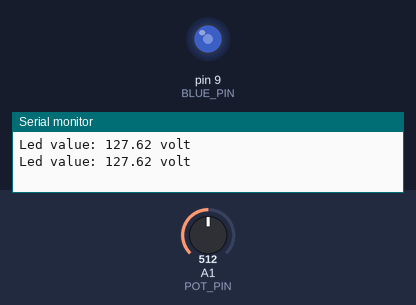
Simulated run of this sketch. Board: Arduino Uno, built with avr-gcc and run on an emulated ATmega328P. Parts: output pins drawn as LEDs (lit = HIGH), the last lines printed to the serial monitor. The inputs (shaded band) are chosen by the test bench; at power-on: A1 (POT_PIN) = 512.

Above: at 1.8 s.
1.9 s: A1 (POT_PIN) set to 716
At 3.2 s:
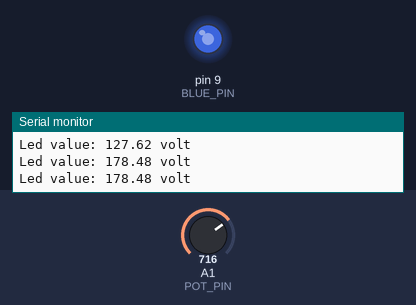
3.5 s: A1 (POT_PIN) set to 900
At 4.9 s:
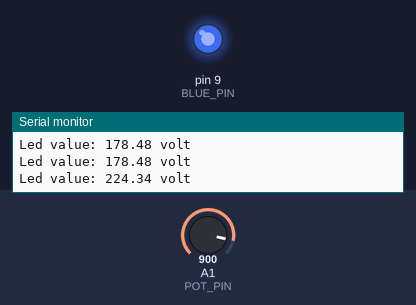
5.5 s: A1 (POT_PIN) set to 122
At 6.5 s:
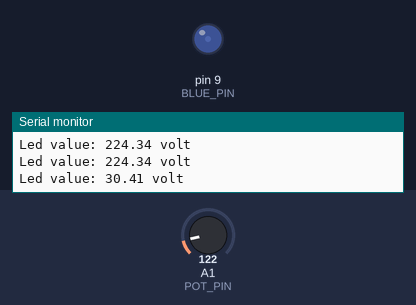
7.5 s: A1 (POT_PIN) set to 0
At 9.2 s:
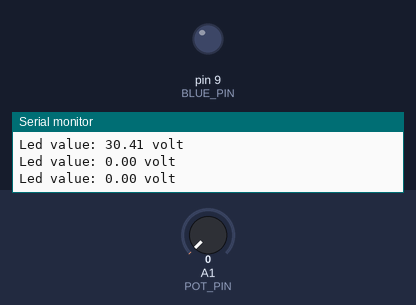
9.5 s: A1 (POT_PIN) set to 511
At 10.8 s:
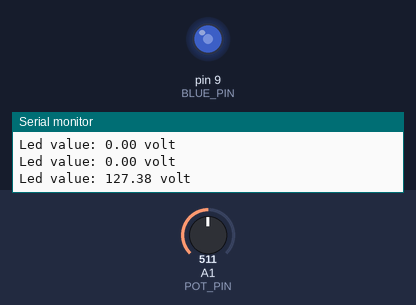
Timing chart, 0 to 12.5 s (numbered marks = the images above; inputs shaded):
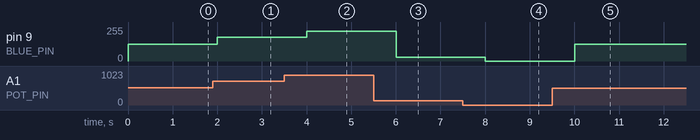

Measured:
- after the input at 1.9 s, pin 9 (BLUE_PIN): 127/255 → 178/255 after 0.10 s
- after the input at 3.5 s, pin 9 (BLUE_PIN): 178/255 → 224/255 after 0.50 s
- after the input at 5.5 s, pin 9 (BLUE_PIN): 224/255 → 30/255 after 0.50 s
- after the input at 7.5 s, pin 9 (BLUE_PIN): 30/255 → 0/255 after 0.51 s
- after the input at 9.5 s, pin 9 (BLUE_PIN): 0/255 → 127/255 after 0.51 s

The sketch:

dimmable_led.ino
```cpp
int BLUE_PIN = 9;
int POT_PIN = A1;
int potVal;
float ledVal;
int timeInMs = 1000;

void setup() {

    pinMode(BLUE_PIN, OUTPUT);
    pinMode(POT_PIN, INPUT);

    Serial.begin(9600);
}

void loop() {

    potVal = analogRead(POT_PIN);

    ledVal = (255./1023.) * potVal;

    analogWrite(BLUE_PIN, ledVal);

    Serial.print("Led value: ");
    Serial.print(ledVal);
    Serial.print(" volt");
    Serial.println();

    delay(timeInMs);
}
```
